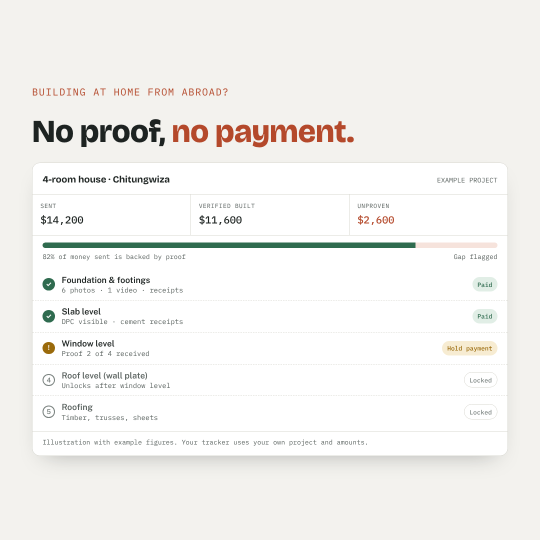
#> input picture stage-pay-test-kit/images/social-square-1080.png, 1080 x 1080 px (shown at 1/2 size)
$ python -i media.py   (imports and definitions only)
#> lines starting #> are read from the running program, lines starting #| are printed output that depends on the picture; after the words box and inside, x2 and y2 are one past the last pixel; in counts of white or black regions, pixels touching at a corner belong together
"""Measure the technical qualities of a photo or video advert.

Everything here runs locally with Pillow, NumPy and ffmpeg/ffprobe.
"""

from __future__ import annotations

import json
import re
import shutil
import subprocess
import tempfile
from dataclasses import asdict, dataclass, field
from pathlib import Path

import numpy as np
from PIL import Image, ImageOps

IMAGE_EXTS = {".jpg", ".jpeg", ".png", ".webp", ".bmp", ".gif", ".tif", ".tiff", ".heic"}
VIDEO_EXTS = {".mp4", ".mov", ".m4v", ".avi", ".mkv", ".webm", ".3gp"}


def media_kind(path: str | Path) -> str:
    ext = Path(path).suffix.lower()
    if ext in IMAGE_EXTS:
        return "image"
    if ext in VIDEO_EXTS:
        return "video"
    raise ValueError(f"Unsupported file type: {ext}")


# [6 lines left out: function require_ffmpeg, not called in this run]


@dataclass
class FrameMetrics:
    brightness: float  # 0-255 mean luma
    contrast: float  # std-dev of luma
    colorfulness: float  # Hasler-Susstrunk metric, ~0-150
    sharpness: float  # variance of Laplacian
    saturation: float  # 0-255 mean HSV saturation
    detail: float  # share of strong edges (busy-ness / text proxy), 0-1
    center_focus: float  # how much more detail sits in the centre than at the edges


@dataclass
class MediaReport:
    path: str
    kind: str
    width: int
    height: int
    aspect: float
    duration: float = 0.0
    fps: float = 0.0
    has_audio: bool = False
    loudness_lufs: float | None = None
    scene_cuts: int = 0
    cuts_per_10s: float = 0.0
    opening_motion: float = 0.0  # mean frame difference in the first 3 s (0-255)
    frames: list[FrameMetrics] = field(default_factory=list)
    frame_paths: list[str] = field(default_factory=list)

    # [18 lines left out: functions avg, orientation, to_dict, not called in this run]


def _laplacian_var(gray: np.ndarray) -> float:
    g = gray.astype(np.float32)
    lap = -4 * g[1:-1, 1:-1] + g[:-2, 1:-1] + g[2:, 1:-1] + g[1:-1, :-2] + g[1:-1, 2:]
    return float(lap.var())


def frame_metrics(img: Image.Image) -> FrameMetrics:
    img = ImageOps.exif_transpose(img).convert("RGB")
    img.thumbnail((640, 640))
    rgb = np.asarray(img).astype(np.float32)
    r, g, b = rgb[..., 0], rgb[..., 1], rgb[..., 2]
    luma = 0.299 * r + 0.587 * g + 0.114 * b

    rg = np.abs(r - g)
    yb = np.abs(0.5 * (r + g) - b)
    colorfulness = float(np.sqrt(rg.std() ** 2 + yb.std() ** 2) + 0.3 * np.sqrt(rg.mean() ** 2 + yb.mean() ** 2))

    hsv = np.asarray(img.convert("HSV")).astype(np.float32)

    gy, gx = np.gradient(luma)
    mag = np.hypot(gx, gy)
    edges = mag > 40
    h, w = edges.shape
    center = edges[h // 4: 3 * h // 4, w // 4: 3 * w // 4].mean()
    overall = edges.mean() + 1e-6

    return FrameMetrics(
        brightness=float(luma.mean()),
        contrast=float(luma.std()),
        colorfulness=colorfulness,
        sharpness=_laplacian_var(luma),
        saturation=float(hsv[..., 1].mean()),
        detail=float(overall),
        center_focus=float(center / overall),
    )


def _run(cmd: list[str]) -> subprocess.CompletedProcess:
    return subprocess.run(cmd, capture_output=True, text=True, check=False)


# [64 lines left out: functions probe, _video_dims, _scene_cuts, _loudness, _opening_motion, extract_frames, not called in this run]


def analyze_media(path: str | Path, work_dir: str | Path | None = None) -> MediaReport:
    path = Path(path)
    kind = media_kind(path)
    work = Path(work_dir or tempfile.mkdtemp(prefix="adlab_"))

    if kind == "image":
        with Image.open(path) as im:
#> im is the input picture: PIL image 1080x1080 RGB; mean R, G, B 242.9, 242.1, 239.3
            im = ImageOps.exif_transpose(im).convert("RGB")
            w, h = im.size
#> w = 1080; h = 1080
            preview = work / "frame_00.jpg"
            work.mkdir(parents=True, exist_ok=True)
            p = im.copy()
            p.thumbnail((1280, 1280))
            p.save(preview, quality=88)
            fm = frame_metrics(im)
#> in frame_metrics, `r, g, b = rgb[..., 0], rgb[..., 1], rgb[..., 2]`:
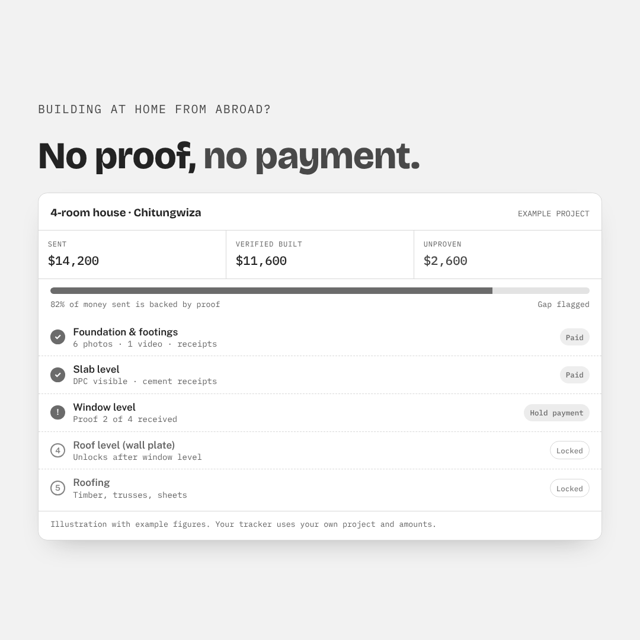
#> g: shape (640, 640) float32; min 14, max 255, mean 242
#> in frame_metrics, `rg = np.abs(r - g)`:
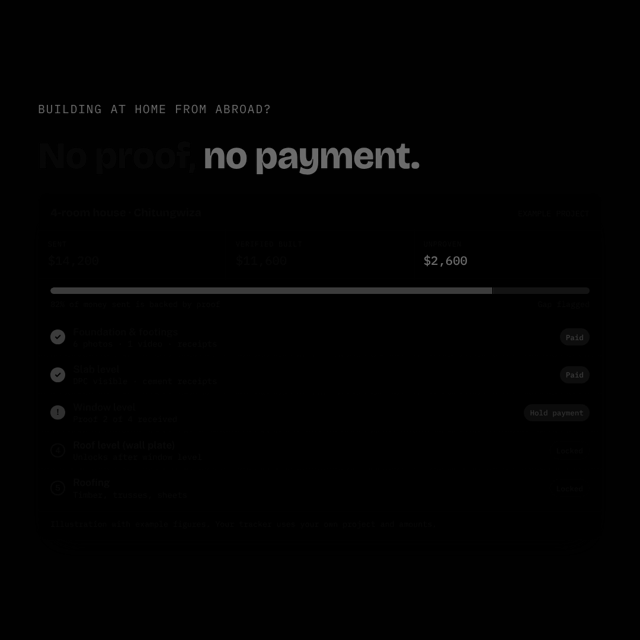
#> rg: shape (640, 640) float32; min 0, max 116, mean 2.1
#> in frame_metrics, `colorfulness = float(np.sqrt(rg.std() ** 2 + yb.std() ** 2) + 0.3 * np..`: colorfulness = 14.1
#> in frame_metrics, `hsv = np.asarray(img.convert("HSV")).astype(np.float32)`:
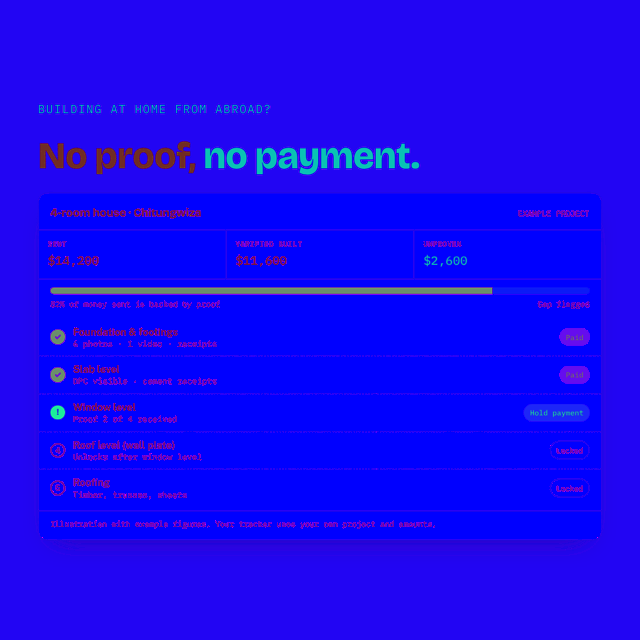
#> hsv: shape (640, 640, 3) float32; mean R, G, B 22.9, 5.8, 243.6
#> in frame_metrics, `gy, gx = np.gradient(luma)`:
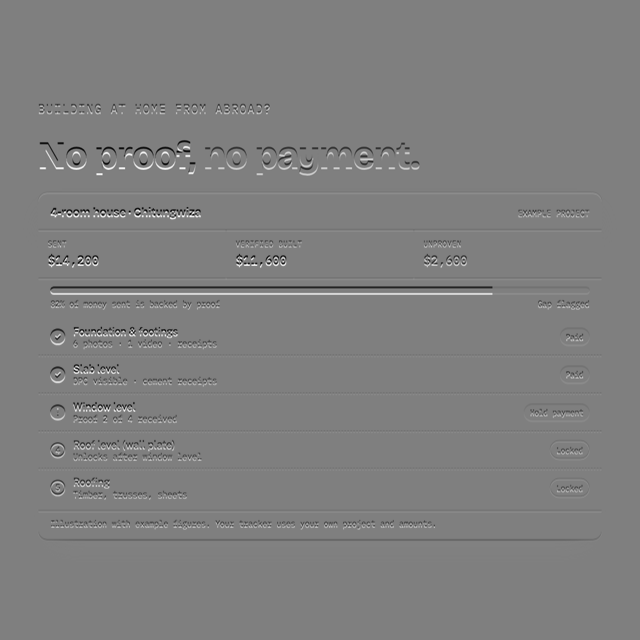
#> gy: shape (640, 640) float32; min -121, max 121.7, mean 0; drawn with min black and max white
#> in frame_metrics, `mag = np.hypot(gx, gy)`:
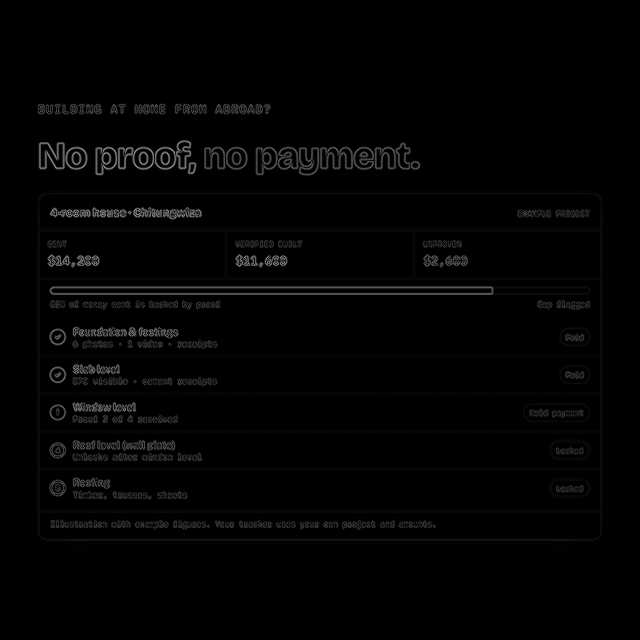
#> mag: shape (640, 640) float32; min 0, max 152, mean 3.5
#> in frame_metrics, `edges = mag > 40`:
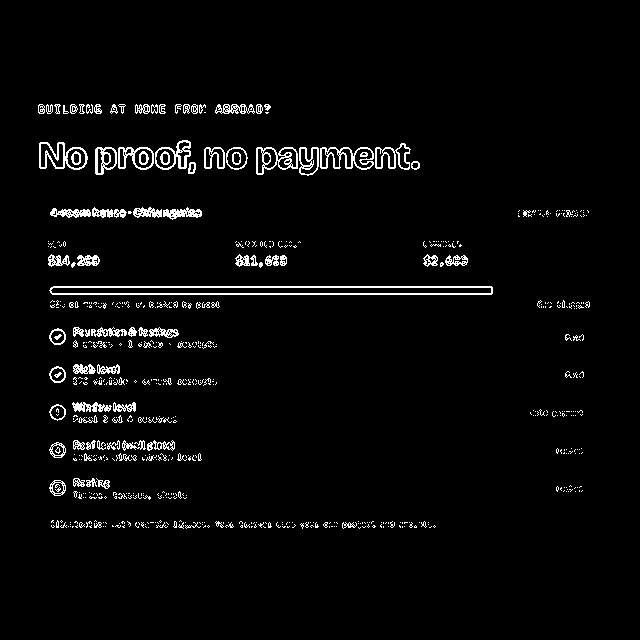
#> edges: shape (640, 640) bool; 3.3% white in thin lines or dots, all inside (x1, y1, x2, y2) = (38, 104, 590, 529)
#> in frame_metrics, `center = edges[h // 4: 3 * h // 4, w // 4: 3 * w // 4].mean()`: center = 0.0393
#> in frame_metrics, `overall = edges.mean() + 1e-6`: overall = 0.033
#> in _laplacian_var, `lap = -4 * g[1:-1, 1:-1] + g[:-2, 1:-1] + g[2:, 1:-1] + g[1:-1, :-2] +..`:
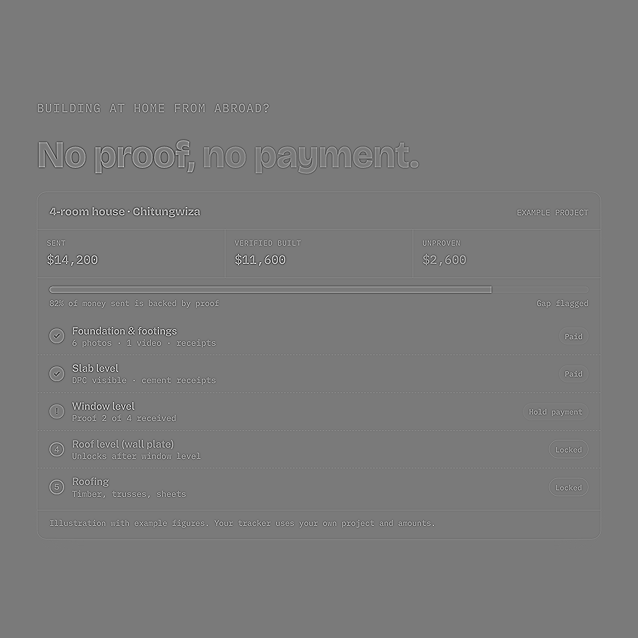
#> lap: shape (638, 638) float32; min -556.4, max 601.4, mean 0; drawn with min black and max white
        return MediaReport(str(path), kind, w, h, w / h, frames=[fm], frame_paths=[str(preview)])

    info = probe(path)
    w, h, fps, duration = _video_dims(info)
    has_audio = any(s["codec_type"] == "audio" for s in info["streams"])
    frame_paths = extract_frames(path, duration, work / "frames")
    frames = []
    for fp in frame_paths:
        with Image.open(fp) as im:
            frames.append(frame_metrics(im))
    cuts = _scene_cuts(path)
    return MediaReport(
        str(path), kind, w, h, w / h,
        duration=duration, fps=fps, has_audio=has_audio,
        loudness_lufs=_loudness(path) if has_audio else None,
        scene_cuts=cuts,
        cuts_per_10s=cuts / duration * 10 if duration else 0.0,
        opening_motion=_opening_motion(path),
        frames=frames, frame_paths=[str(p) for p in frame_paths],
    )

>>> result = analyze_media('../../stage-pay-test-kit/images/social-square-1080.png')
